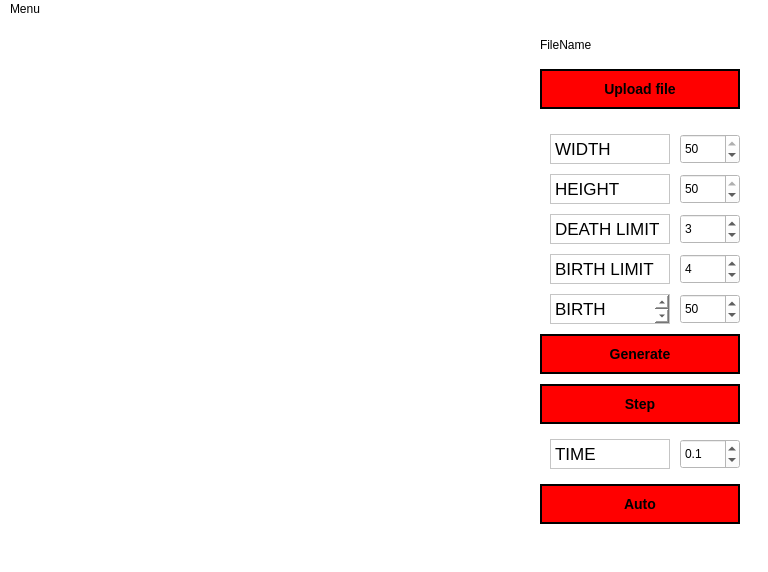
<?xml version="1.0" encoding="UTF-8"?>
<ui version="4.0">
 <class>CaveForm</class>
 <widget class="QMainWindow" name="CaveForm">
  <property name="geometry">
   <rect>
    <x>0</x>
    <y>0</y>
    <width>768</width>
    <height>572</height>
   </rect>
  </property>
  <property name="windowTitle">
   <string>MainWindow</string>
  </property>
  <property name="styleSheet">
   <string notr="true">background-color: rgb(255, 255, 255)</string>
  </property>
  <widget class="QWidget" name="centralwidgetcave">
   <widget class="CaveScene" name="widgetcave" native="true">
    <property name="geometry">
     <rect>
      <x>20</x>
      <y>10</y>
      <width>502</width>
      <height>502</height>
     </rect>
    </property>
   </widget>
   <widget class="QPushButton" name="pushButton">
    <property name="geometry">
     <rect>
      <x>540</x>
      <y>50</y>
      <width>200</width>
      <height>40</height>
     </rect>
    </property>
    <property name="styleSheet">
     <string notr="true">QPushButton {
  background-color:rgb(255, 0, 0);
  color: rgb(0, 0, 0); 
  border: 2px solid rgb(rgb(0, 0, 0));
  font: bold 14px;
}

QPushButton:pressed {
       background-color: rgb(rgb(255, 255, 255));
 border: 3px solid rgb(0, 0, 0);
}</string>
    </property>
    <property name="text">
     <string>Upload file</string>
    </property>
   </widget>
   <widget class="QLabel" name="label">
    <property name="geometry">
     <rect>
      <x>540</x>
      <y>10</y>
      <width>201</width>
      <height>31</height>
     </rect>
    </property>
    <property name="text">
     <string>FileName</string>
    </property>
   </widget>
   <widget class="QSpinBox" name="DeathLimit">
    <property name="geometry">
     <rect>
      <x>680</x>
      <y>195</y>
      <width>60</width>
      <height>30</height>
     </rect>
    </property>
    <property name="maximum">
     <number>7</number>
    </property>
    <property name="value">
     <number>3</number>
    </property>
   </widget>
   <widget class="QSpinBox" name="Height">
    <property name="geometry">
     <rect>
      <x>680</x>
      <y>155</y>
      <width>60</width>
      <height>30</height>
     </rect>
    </property>
    <property name="minimum">
     <number>1</number>
    </property>
    <property name="maximum">
     <number>50</number>
    </property>
    <property name="value">
     <number>50</number>
    </property>
   </widget>
   <widget class="QSpinBox" name="Width">
    <property name="geometry">
     <rect>
      <x>680</x>
      <y>115</y>
      <width>60</width>
      <height>30</height>
     </rect>
    </property>
    <property name="minimum">
     <number>1</number>
    </property>
    <property name="maximum">
     <number>50</number>
    </property>
    <property name="value">
     <number>50</number>
    </property>
   </widget>
   <widget class="QSpinBox" name="BirthLimit">
    <property name="geometry">
     <rect>
      <x>680</x>
      <y>235</y>
      <width>60</width>
      <height>30</height>
     </rect>
    </property>
    <property name="maximum">
     <number>7</number>
    </property>
    <property name="value">
     <number>4</number>
    </property>
   </widget>
   <widget class="QPushButton" name="Step">
    <property name="geometry">
     <rect>
      <x>540</x>
      <y>365</y>
      <width>200</width>
      <height>40</height>
     </rect>
    </property>
    <property name="styleSheet">
     <string notr="true">QPushButton {
  background-color:rgb(255, 0, 0);
  color: rgb(0, 0, 0); 
  border: 2px solid rgb(rgb(0, 0, 0));
  font: bold 14px;
}

QPushButton:pressed {
       background-color: rgb(rgb(255, 255, 255));
 border: 3px solid rgb(0, 0, 0);
}</string>
    </property>
    <property name="text">
     <string>Step</string>
    </property>
   </widget>
   <widget class="QPushButton" name="Auto">
    <property name="geometry">
     <rect>
      <x>540</x>
      <y>465</y>
      <width>200</width>
      <height>40</height>
     </rect>
    </property>
    <property name="styleSheet">
     <string notr="true">QPushButton {
  background-color:rgb(255, 0, 0);
  color: rgb(0, 0, 0); 
  border: 2px solid rgb(rgb(0, 0, 0));
  font: bold 14px;
}

QPushButton:pressed {
       background-color: rgb(rgb(255, 255, 255));
 border: 3px solid rgb(0, 0, 0);
}</string>
    </property>
    <property name="text">
     <string>Auto</string>
    </property>
   </widget>
   <widget class="QPushButton" name="Generate">
    <property name="geometry">
     <rect>
      <x>540</x>
      <y>315</y>
      <width>200</width>
      <height>40</height>
     </rect>
    </property>
    <property name="styleSheet">
     <string notr="true">QPushButton {
  background-color:rgb(255, 0, 0);
  color: rgb(0, 0, 0); 
  border: 2px solid rgb(rgb(0, 0, 0));
  font: bold 14px;
}

QPushButton:pressed {
       background-color: rgb(rgb(255, 255, 255));
 border: 3px solid rgb(0, 0, 0);
}</string>
    </property>
    <property name="text">
     <string>Generate</string>
    </property>
   </widget>
   <widget class="QTextEdit" name="textEdit">
    <property name="geometry">
     <rect>
      <x>550</x>
      <y>115</y>
      <width>120</width>
      <height>30</height>
     </rect>
    </property>
    <property name="html">
     <string>&lt;!DOCTYPE HTML PUBLIC &quot;-//W3C//DTD HTML 4.0//EN&quot; &quot;http://www.w3.org/TR/REC-html40/strict.dtd&quot;&gt;
&lt;html&gt;&lt;head&gt;&lt;meta name=&quot;qrichtext&quot; content=&quot;1&quot; /&gt;&lt;meta charset=&quot;utf-8&quot; /&gt;&lt;style type=&quot;text/css&quot;&gt;
p, li { white-space: pre-wrap; }
&lt;/style&gt;&lt;/head&gt;&lt;body style=&quot; font-family:'.AppleSystemUIFont'; font-size:13pt; font-weight:400; font-style:normal;&quot;&gt;
&lt;p style=&quot; margin-top:0px; margin-bottom:0px; margin-left:0px; margin-right:0px; -qt-block-indent:0; text-indent:0px;&quot;&gt;WIDTH&lt;/p&gt;&lt;/body&gt;&lt;/html&gt;</string>
    </property>
   </widget>
   <widget class="QTextEdit" name="textEdit_2">
    <property name="geometry">
     <rect>
      <x>550</x>
      <y>155</y>
      <width>120</width>
      <height>30</height>
     </rect>
    </property>
    <property name="html">
     <string>&lt;!DOCTYPE HTML PUBLIC &quot;-//W3C//DTD HTML 4.0//EN&quot; &quot;http://www.w3.org/TR/REC-html40/strict.dtd&quot;&gt;
&lt;html&gt;&lt;head&gt;&lt;meta name=&quot;qrichtext&quot; content=&quot;1&quot; /&gt;&lt;meta charset=&quot;utf-8&quot; /&gt;&lt;style type=&quot;text/css&quot;&gt;
p, li { white-space: pre-wrap; }
&lt;/style&gt;&lt;/head&gt;&lt;body style=&quot; font-family:'.AppleSystemUIFont'; font-size:13pt; font-weight:400; font-style:normal;&quot;&gt;
&lt;p style=&quot; margin-top:0px; margin-bottom:0px; margin-left:0px; margin-right:0px; -qt-block-indent:0; text-indent:0px;&quot;&gt;HEIGHT&lt;/p&gt;&lt;/body&gt;&lt;/html&gt;</string>
    </property>
   </widget>
   <widget class="QTextEdit" name="textEdit_3">
    <property name="geometry">
     <rect>
      <x>550</x>
      <y>195</y>
      <width>120</width>
      <height>30</height>
     </rect>
    </property>
    <property name="html">
     <string>&lt;!DOCTYPE HTML PUBLIC &quot;-//W3C//DTD HTML 4.0//EN&quot; &quot;http://www.w3.org/TR/REC-html40/strict.dtd&quot;&gt;
&lt;html&gt;&lt;head&gt;&lt;meta name=&quot;qrichtext&quot; content=&quot;1&quot; /&gt;&lt;meta charset=&quot;utf-8&quot; /&gt;&lt;style type=&quot;text/css&quot;&gt;
p, li { white-space: pre-wrap; }
&lt;/style&gt;&lt;/head&gt;&lt;body style=&quot; font-family:'.AppleSystemUIFont'; font-size:13pt; font-weight:400; font-style:normal;&quot;&gt;
&lt;p style=&quot; margin-top:0px; margin-bottom:0px; margin-left:0px; margin-right:0px; -qt-block-indent:0; text-indent:0px;&quot;&gt;DEATH LIMIT&lt;/p&gt;&lt;/body&gt;&lt;/html&gt;</string>
    </property>
   </widget>
   <widget class="QTextEdit" name="textEdit_4">
    <property name="geometry">
     <rect>
      <x>550</x>
      <y>235</y>
      <width>120</width>
      <height>30</height>
     </rect>
    </property>
    <property name="html">
     <string>&lt;!DOCTYPE HTML PUBLIC &quot;-//W3C//DTD HTML 4.0//EN&quot; &quot;http://www.w3.org/TR/REC-html40/strict.dtd&quot;&gt;
&lt;html&gt;&lt;head&gt;&lt;meta name=&quot;qrichtext&quot; content=&quot;1&quot; /&gt;&lt;meta charset=&quot;utf-8&quot; /&gt;&lt;style type=&quot;text/css&quot;&gt;
p, li { white-space: pre-wrap; }
&lt;/style&gt;&lt;/head&gt;&lt;body style=&quot; font-family:'.AppleSystemUIFont'; font-size:13pt; font-weight:400; font-style:normal;&quot;&gt;
&lt;p style=&quot; margin-top:0px; margin-bottom:0px; margin-left:0px; margin-right:0px; -qt-block-indent:0; text-indent:0px;&quot;&gt;BIRTH LIMIT&lt;/p&gt;&lt;/body&gt;&lt;/html&gt;</string>
    </property>
   </widget>
   <widget class="QTextEdit" name="textEdit_5">
    <property name="geometry">
     <rect>
      <x>550</x>
      <y>275</y>
      <width>120</width>
      <height>30</height>
     </rect>
    </property>
    <property name="html">
     <string>&lt;!DOCTYPE HTML PUBLIC &quot;-//W3C//DTD HTML 4.0//EN&quot; &quot;http://www.w3.org/TR/REC-html40/strict.dtd&quot;&gt;
&lt;html&gt;&lt;head&gt;&lt;meta name=&quot;qrichtext&quot; content=&quot;1&quot; /&gt;&lt;meta charset=&quot;utf-8&quot; /&gt;&lt;style type=&quot;text/css&quot;&gt;
p, li { white-space: pre-wrap; }
&lt;/style&gt;&lt;/head&gt;&lt;body style=&quot; font-family:'.AppleSystemUIFont'; font-size:13pt; font-weight:400; font-style:normal;&quot;&gt;
&lt;p style=&quot; margin-top:0px; margin-bottom:0px; margin-left:0px; margin-right:0px; -qt-block-indent:0; text-indent:0px;&quot;&gt;BIRTH CHANCE&lt;/p&gt;&lt;/body&gt;&lt;/html&gt;</string>
    </property>
   </widget>
   <widget class="QSpinBox" name="BirthChanch">
    <property name="geometry">
     <rect>
      <x>680</x>
      <y>275</y>
      <width>60</width>
      <height>30</height>
     </rect>
    </property>
    <property name="maximum">
     <number>100</number>
    </property>
    <property name="value">
     <number>50</number>
    </property>
   </widget>
   <widget class="QDoubleSpinBox" name="Time">
    <property name="geometry">
     <rect>
      <x>680</x>
      <y>420</y>
      <width>60</width>
      <height>30</height>
     </rect>
    </property>
    <property name="decimals">
     <number>1</number>
    </property>
    <property name="maximum">
     <double>100.000000000000000</double>
    </property>
    <property name="singleStep">
     <double>0.100000000000000</double>
    </property>
    <property name="value">
     <double>0.100000000000000</double>
    </property>
   </widget>
   <widget class="QTextEdit" name="textEdit_6">
    <property name="geometry">
     <rect>
      <x>550</x>
      <y>420</y>
      <width>120</width>
      <height>30</height>
     </rect>
    </property>
    <property name="html">
     <string>&lt;!DOCTYPE HTML PUBLIC &quot;-//W3C//DTD HTML 4.0//EN&quot; &quot;http://www.w3.org/TR/REC-html40/strict.dtd&quot;&gt;
&lt;html&gt;&lt;head&gt;&lt;meta name=&quot;qrichtext&quot; content=&quot;1&quot; /&gt;&lt;meta charset=&quot;utf-8&quot; /&gt;&lt;style type=&quot;text/css&quot;&gt;
p, li { white-space: pre-wrap; }
&lt;/style&gt;&lt;/head&gt;&lt;body style=&quot; font-family:'.AppleSystemUIFont'; font-size:13pt; font-weight:400; font-style:normal;&quot;&gt;
&lt;p style=&quot; margin-top:0px; margin-bottom:0px; margin-left:0px; margin-right:0px; -qt-block-indent:0; text-indent:0px;&quot;&gt;TIME&lt;/p&gt;&lt;/body&gt;&lt;/html&gt;</string>
    </property>
   </widget>
  </widget>
  <widget class="QMenuBar" name="menubar">
   <property name="geometry">
    <rect>
     <x>0</x>
     <y>0</y>
     <width>768</width>
     <height>24</height>
    </rect>
   </property>
   <widget class="QMenu" name="menuMenu">
    <property name="title">
     <string>Menu</string>
    </property>
    <addaction name="actionMaze_menu"/>
    <addaction name="actionCave_menu"/>
   </widget>
   <addaction name="menuMenu"/>
  </widget>
  <widget class="QStatusBar" name="statusbar"/>
  <action name="actionMaze_menu">
   <property name="text">
    <string>Maze menu</string>
   </property>
  </action>
  <action name="actionCave_menu">
   <property name="text">
    <string>Cave menu</string>
   </property>
  </action>
 </widget>
 <customwidgets>
  <customwidget>
   <class>CaveScene</class>
   <extends>QWidget</extends>
   <header>cavescene.h</header>
   <container>1</container>
  </customwidget>
 </customwidgets>
 <resources/>
 <connections/>
</ui>
